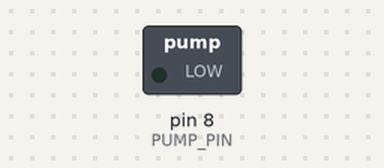
Simulated run of this sketch. Board: Arduino Uno, built with avr-gcc and run on an emulated ATmega328P. Shown: switched loads named in the sketch (green lamp = pin HIGH).

Above: at 0.2 s.
Timing chart, 0 to 7.6 s (numbered marks = the images above):
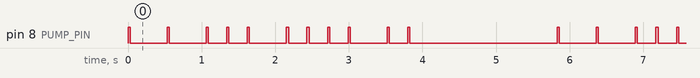

Measured:
- by itself, pin 8 (PUMP_PIN): moves between LOW and HIGH, repeating every 5.8 s
- by itself, everything shown: repeats every 5.8 s, in 14 steps

The sketch:

pump.ino
```cpp
#define PUMP_PIN 8

//setup
void setup() {
  pinMode(PUMP_PIN, OUTPUT);
}

void boom(int delay_){
  digitalWrite(PUMP_PIN, HIGH);
  delay(30);
  digitalWrite(PUMP_PIN, LOW);
  delay(delay_);
}

void loop() {
  boom(500);
  boom(500);
  boom(250);
  boom(250);
  boom(500);
  boom(250);
  boom(250);
  boom(250);
  boom(500);
  boom(250);
  boom(2000);
}
```
